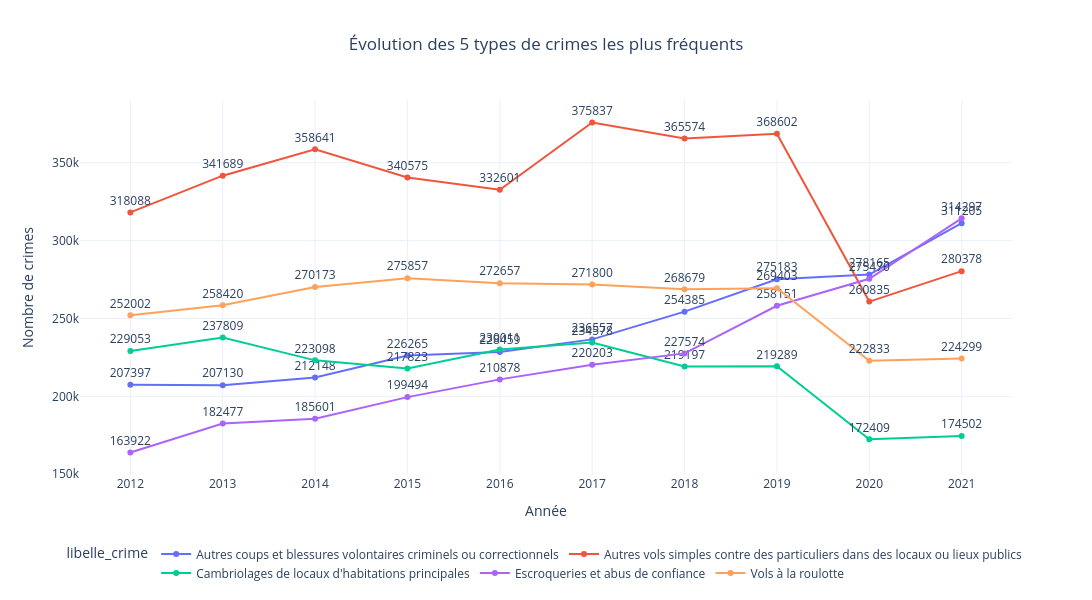

The code cell stored with this chart in its notebook:
### Code cell
import plotly.express as px
import plotly.io as pio

pio.renderers.default = "vscode"  # affichage dans VS Code

# 1️⃣ Top 5 crimes
top5_crimes = df.groupby("libelle_crime")["valeur"].sum().nlargest(5).index

# 2️⃣ Filtrer uniquement ces crimes
df_top = df[df["libelle_crime"].isin(top5_crimes)]

# 3️⃣ Agréger par année et type de crime
df_evol = df_top.groupby(["annee", "libelle_crime"])["valeur"].sum().reset_index()

# 4️⃣ Graph ligne amélioré
fig = px.line(
    df_evol,
    x="annee",
    y="valeur",
    color="libelle_crime",
    markers=True,
    text="valeur",
    title="Évolution des 5 types de crimes les plus fréquents"
)

# 5️⃣ Style des valeurs
fig.update_traces(
    textposition="top center",
    texttemplate='%{text:.0f}'
)

# 6️⃣ Layout général
fig.update_layout(
    template="plotly_white",
    width=1200,  # largeur étendue
    height=600,  # hauteur confortable
    xaxis_title="Année",
    yaxis_title="Nombre de crimes",
    xaxis=dict(tickmode="linear"),  # afficher toutes les années horizontalement
    legend=dict(
        orientation="h",  # légende horizontale
        yanchor="bottom",
        y=-0.3,          # sous le graph
        xanchor="center",
        x=0.5
    ),
    title_x=0.5
)

fig.show()

### Figure 1 — Plotly figure (JSON) as saved in the notebook; plotly's stock layout.template omitted (floating-point values rounded to 4 significant figures)
{"data": [{"hovertemplate": "libelle_crime=Autres coups et blessures volontaires criminels ou correctionnels<br>annee=%{x}<br>valeur=%{text}<extra></extra>", "legendgroup": "Autres coups et blessures volontaires criminels ou correctionnels", "line": {"color": "#636efa", "dash": "solid"}, "marker": {"symbol": "circle"}, "mode": "lines+markers+text", "name": "Autres coups et blessures volontaires criminels ou correctionnels", "orientation": "v", "showlegend": true, "text": [207400.0, 207100.0, 212100.0, 226300.0, 228500.0, 236600.0, 254400.0, 275200.0, 278200.0, 311200.0], "textposition": "top center", "texttemplate": "%{text:.0f}", "type": "scatter", "x": ["2012", "2013", "2014", "2015", "2016", "2017", "2018", "2019", "2020", "2021"], "xaxis": "x", "y": [207400.0, 207100.0, 212100.0, 226300.0, 228500.0, 236600.0, 254400.0, 275200.0, 278200.0, 311200.0], "yaxis": "y"}, {"hovertemplate": "libelle_crime=Autres vols simples contre des particuliers dans des locaux ou lieux publics<br>annee=%{x}<br>valeur=%{text}<extra></extra>", "legendgroup": "Autres vols simples contre des particuliers dans des locaux ou lieux publics", "line": {"color": "#EF553B", "dash": "solid"}, "marker": {"symbol": "circle"}, "mode": "lines+markers+text", "name": "Autres vols simples contre des particuliers dans des locaux ou lieux publics", "orientation": "v", "showlegend": true, "text": [318100.0, 341700.0, 358600.0, 340600.0, 332600.0, 375800.0, 365600.0, 368600.0, 260800.0, 280400.0], "textposition": "top center", "texttemplate": "%{text:.0f}", "type": "scatter", "x": ["2012", "2013", "2014", "2015", "2016", "2017", "2018", "2019", "2020", "2021"], "xaxis": "x", "y": [318100.0, 341700.0, 358600.0, 340600.0, 332600.0, 375800.0, 365600.0, 368600.0, 260800.0, 280400.0], "yaxis": "y"}, {"hovertemplate": "libelle_crime=Cambriolages de locaux d'habitations principales<br>annee=%{x}<br>valeur=%{text}<extra></extra>", "legendgroup": "Cambriolages de locaux d'habitations principales", "line": {"color": "#00cc96", "dash": "solid"}, "marker": {"symbol": "circle"}, "mode": "lines+markers+text", "name": "Cambriolages de locaux d'habitations principales", "orientation": "v", "showlegend": true, "text": [229100.0, 237800.0, 223100.0, 217800.0, 230000.0, 234600.0, 219200.0, 219300.0, 172400.0, 174500.0], "textposition": "top center", "texttemplate": "%{text:.0f}", "type": "scatter", "x": ["2012", "2013", "2014", "2015", "2016", "2017", "2018", "2019", "2020", "2021"], "xaxis": "x", "y": [229100.0, 237800.0, 223100.0, 217800.0, 230000.0, 234600.0, 219200.0, 219300.0, 172400.0, 174500.0], "yaxis": "y"}, {"hovertemplate": "libelle_crime=Escroqueries et abus de confiance<br>annee=%{x}<br>valeur=%{text}<extra></extra>", "legendgroup": "Escroqueries et abus de confiance", "line": {"color": "#ab63fa", "dash": "solid"}, "marker": {"symbol": "circle"}, "mode": "lines+markers+text", "name": "Escroqueries et abus de confiance", "orientation": "v", "showlegend": true, "text": [163900.0, 182500.0, 185600.0, 199500.0, 210900.0, 220200.0, 227600.0, 258200.0, 275500.0, 314300.0], "textposition": "top center", "texttemplate": "%{text:.0f}", "type": "scatter", "x": ["2012", "2013", "2014", "2015", "2016", "2017", "2018", "2019", "2020", "2021"], "xaxis": "x", "y": [163900.0, 182500.0, 185600.0, 199500.0, 210900.0, 220200.0, 227600.0, 258200.0, 275500.0, 314300.0], "yaxis": "y"}, {"hovertemplate": "libelle_crime=Vols à la roulotte<br>annee=%{x}<br>valeur=%{text}<extra></extra>", "legendgroup": "Vols à la roulotte", "line": {"color": "#FFA15A", "dash": "solid"}, "marker": {"symbol": "circle"}, "mode": "lines+markers+text", "name": "Vols à la roulotte", "orientation": "v", "showlegend": true, "text": [252000.0, 258400.0, 270200.0, 275900.0, 272700.0, 271800.0, 268700.0, 269400.0, 222800.0, 224300.0], "textposition": "top center", "texttemplate": "%{text:.0f}", "type": "scatter", "x": ["2012", "2013", "2014", "2015", "2016", "2017", "2018", "2019", "2020", "2021"], "xaxis": "x", "y": [252000.0, 258400.0, 270200.0, 275900.0, 272700.0, 271800.0, 268700.0, 269400.0, 222800.0, 224300.0], "yaxis": "y"}], "layout": {"height": 600, "legend": {"orientation": "h", "title": {"text": "libelle_crime"}, "tracegroupgap": 0, "x": 0.5, "xanchor": "center", "y": -0.3, "yanchor": "bottom"}, "title": {"text": "Évolution des 5 types de crimes les plus fréquents", "x": 0.5}, "width": 1200, "xaxis": {"anchor": "y", "domain": [0, 1], "tickmode": "linear", "title": {"text": "Année"}}, "yaxis": {"anchor": "x", "domain": [0, 1], "title": {"text": "Nombre de crimes"}}}}
